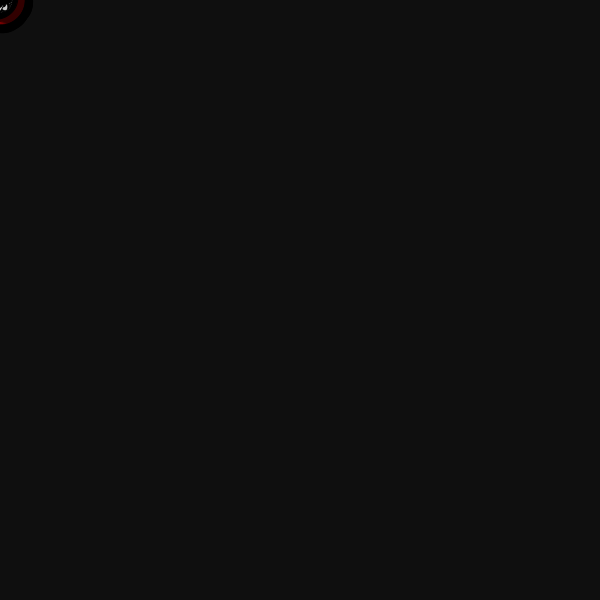
Frame 1 (no input)
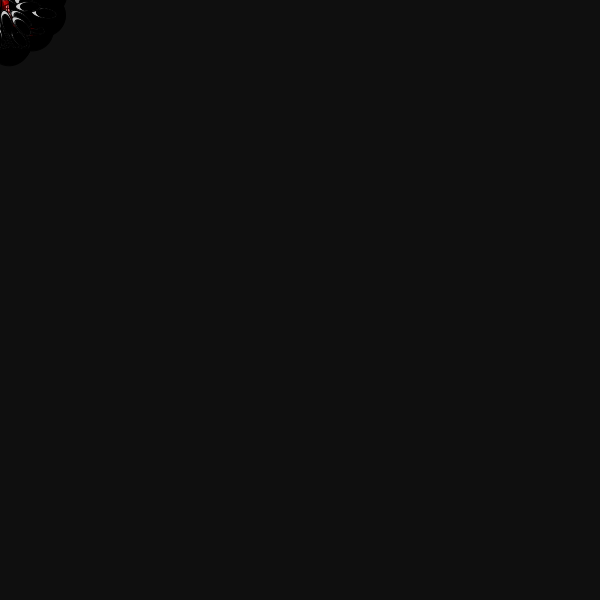
Frame 60 (the mouse pressed at the canvas centre just before this capture)
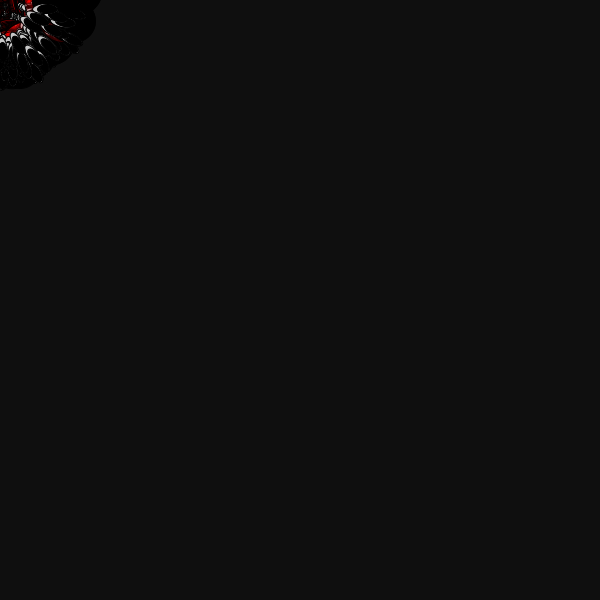
Frame 120 (the mouse held since frame 60 and released just before this capture)

The Processing sketch that drew these frames (run headless with seeded random() and noise(); from frame 60 on, the mouse is pressed at the canvas centre):

// Processing sketch: processing_40874
// ── processing_40874.pde

Path [] path = new Path [1000];              //sets up 1000 objects


void setup() {
  size(600,600);
  background(15);
  smooth();

  for (int i=0; i < path.length;i++) {
    path[i] = new Path(25,25);               //seeds the array
  }
}

void draw() {

  for (int i=0; i < path.length; i++) { 
    path[i].create();                        //sets up void create()
    path[i].animate();                        //sets up void animate()
  }
}

class Path {

  float x;
  float y;
  float rot = random(0,90);                    //spreads the shapes radially
  float monster = random (50);                 

  Path(float x, float y) {
    x = x;
    y = y;
  }


  void create() {

    if (monster < 1) {            //sets a minute chance of a "monster"appearing
      fill(255,0,0,50);            //draws a "monster"
      ellipse (x,y,50,50);
      fill(0);
      ellipse (x,y+8,45,50);
    }
    else {

      fill(200);                    //draws the white shapes
      ellipse(x, y,10,25);
      fill(0);
      ellipse(x,y+2,9,20);
    }
  }


  void animate() {                            
    x = x + random(-1, 1);              //shakes the shapes back and forth
    y = y + random(-1, 2);              //moves the shapes in a linear direction
    rotate(radians(rot));
  }
}
